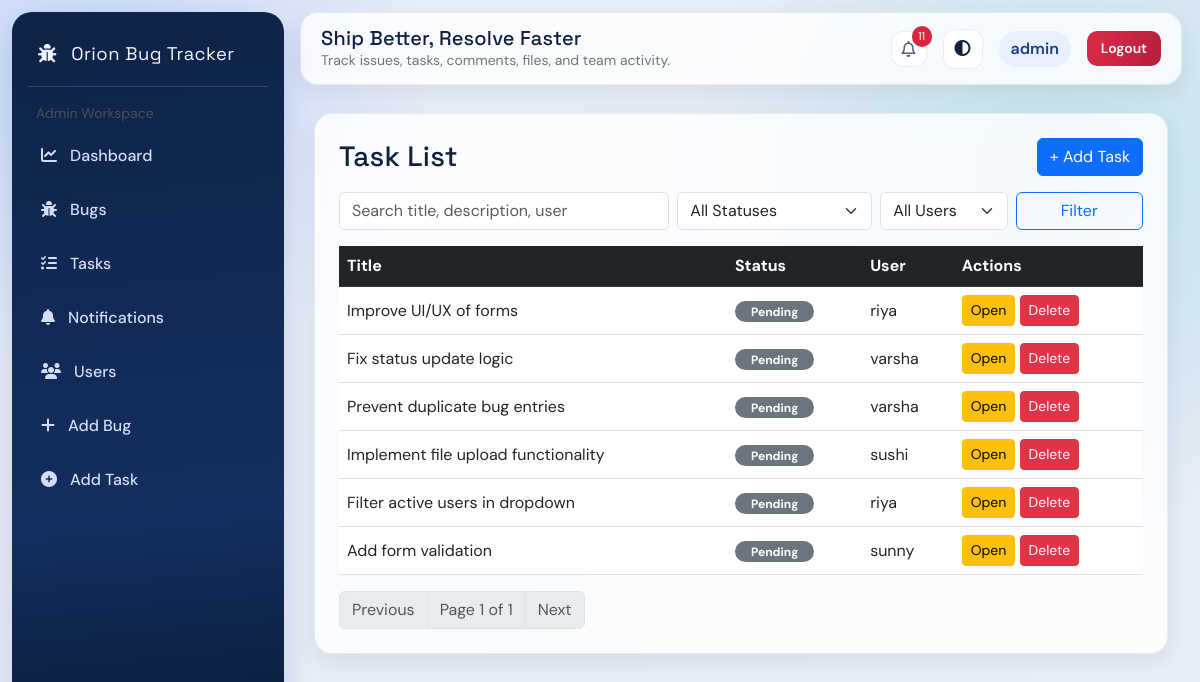
Screenshot of /tasks/ (signed in) with the database file from the repository.
### tracker/models.py (models this page shows, shortened)
class Task(models.Model):
    title = models.CharField(max_length=100)
    description = models.TextField()
    status = models.CharField(max_length=20, choices=TASK_STATUS_CHOICES, default='Pending')
    assigned_to = models.ForeignKey(User, on_delete=models.CASCADE)
    due_date = models.DateField(null=True, blank=True)
    created_at = models.DateTimeField(auto_now_add=True)
    updated_at = models.DateTimeField(auto_now=True)
    is_archived = models.BooleanField(default=False)
    archived_at = models.DateTimeField(null=True, blank=True)
    archived_by = models.ForeignKey(
        User,
        on_delete=models.SET_NULL,
        null=True,
        blank=True,
        related_name='archived_tasks',
    )

### tracker/views.py (the view)
# urls.py: path('tasks/', views.task_list, name='task_list'),
@login_required
def task_list(request):
    if request.user.is_superuser:
        tasks = Task.objects.all()
    else:
        tasks = Task.objects.filter(assigned_to=request.user)
    query = request.GET.get('q', '').strip()
    status = request.GET.get('status', '').strip()
    assigned_to = request.GET.get('assigned_to', '').strip()
    if query:
        tasks = tasks.filter(
            Q(title__icontains=query)
            | Q(description__icontains=query)
            | Q(assigned_to__username__icontains=query)
        )
    if status:
        tasks = tasks.filter(status=status)
    if request.user.is_superuser and assigned_to:
        tasks = tasks.filter(assigned_to_id=assigned_to)
    tasks = tasks.order_by('-updated_at')
    paginator = Paginator(tasks, 8)
    page_obj = paginator.get_page(request.GET.get('page'))
    query_params = request.GET.copy()
    query_params.pop('page', None)
    return render(
        request,
        'task_list.html',
        {
            'tasks': page_obj.object_list,
            'page_obj': page_obj,
            'query': query,
            'status': status,
            'assigned_to': assigned_to,
            'query_params': query_params.urlencode(),
            'status_choices': ['Pending', 'In Progress', 'Done'],
            'users': User.objects.all() if request.user.is_superuser else [request.user],
        },
    )

### tracker/context_processors.py (called while the page is built)
def notification_count(request):
    if request.user.is_authenticated:
        if request.user.is_superuser:
            count = Notification.objects.filter(is_read=False).count()
        else:
            count = Notification.objects.filter(
                recipient=request.user,
                is_read=False
            ).count()
    else:
        count = 0
    return {
        'unread_notifications_count': count,              # ✅ for navbar
        'global_unread_notifications_count': count        # ✅ for admin dashboard
    }

### templates/task_list.html (shortened to what this page needs)
{% extends 'base_app.html' %}
{% block content %}
<div class="modern-panel p-3 p-md-4">
<div class="d-flex justify-content-between align-items-center mb-3">
    <h3 class="mb-0">Task List</h3>
    {% if request.user.is_superuser %}
    <a href="/add-task/" class="btn btn-primary mb-0">+ Add Task</a>
    {% endif %}
</div>
<form method="GET" class="row g-2 mb-3">
    <div class="col-md-5">
        <input type="text" class="form-control" name="q" placeholder="Search title, description, user" value="{{ query }}">
    </div>
    <div class="col-md-3">
        <select class="form-select" name="status">
            <option value="">All Statuses</option>
        </select>
    </div>
    <div class="col-md-2">
        <select class="form-select" name="assigned_to">
            <option value="">All Users</option>
        </select>
    </div>
    <div class="col-md-2 d-grid">
        <button class="btn btn-outline-primary" type="submit">Filter</button>
    </div>
</form>
{% if tasks %}
<table class="table table-hover align-middle mb-0">
    <thead class="table-dark">
        <tr>
            <th>Title</th>
            <th>Status</th>
            <th>User</th>
            <th>Actions</th>
        </tr>
    </thead>
    <tbody>
        {% for task in tasks %}
        <tr>
            <td>{{ task.title }}</td>
            <td>
                {% if task.status == "Done" %}
                    <span class="badge rounded-pill bg-success px-3">Done</span>
                {% elif task.status == "In Progress" %}
                    <span class="badge rounded-pill bg-warning text-dark px-3">In Progress</span>
                {% else %}
                    <span class="badge rounded-pill bg-secondary px-3">Pending</span>
                {% endif %}
            </td>
            <td>{{ task.assigned_to.username }}</td>
            <td>
                <a href="/update-task/{{ task.id }}/" class="btn btn-sm btn-warning">Open</a>
                {% if request.user.is_superuser %}
                <button
                    type="button"
                    class="btn btn-sm btn-danger js-delete-task-btn"
                    data-bs-toggle="modal"
                    data-bs-target="#deleteTaskModal"
                    data-task-id="{{ task.id }}"
                    data-task-title="{{ task.title }}"
                >Delete</button>
                {% endif %}
            </td>
        </tr>
        {% endfor %}
    </tbody>
</table>
<nav class="mt-3" aria-label="Task pagination">
    <ul class="pagination mb-0">
        {% if page_obj.has_previous %}
        <li class="page-item">
            <a class="page-link" href="?{% if query_params %}{{ query_params }}&{% endif %}page={{ page_obj.previous_page_number }}">Previous</a>
        </li>
        {% else %}
        <li class="page-item disabled"><span class="page-link">Previous</span></li>
        {% endif %}
        <li class="page-item disabled"><span class="page-link">Page {{ page_obj.number }} of {{ page_obj.paginator.num_pages }}</span></li>
        {% if page_obj.has_next %}
        <li class="page-item">
            <a class="page-link" href="?{% if query_params %}{{ query_params }}&{% endif %}page={{ page_obj.next_page_number }}">Next</a>
        </li>
        {% else %}
        <li class="page-item disabled"><span class="page-link">Next</span></li>
        {% endif %}
    </ul>
</nav>
{% else %}
<div class="text-center p-5">
    <h5>No Tasks Found 📋</h5>
    <a href="/add-task/" class="btn btn-success mt-2">Create First Task</a>
</div>
{% endif %}
</div>
{% endblock %}

### templates/base_app.html (shortened to what this page needs)
<!DOCTYPE html>
<html>
<head>
    <link href="https://cdn.jsdelivr.net/npm/bootstrap@5.3.0/dist/css/bootstrap.min.css" rel="stylesheet">
    <link rel="stylesheet" href="https://cdnjs.cloudflare.com/ajax/libs/font-awesome/6.5.0/css/all.min.css">
</head>
<body>
<div class="sidebar">
    <div class="brand">
        <i class="fa-solid fa-bug"></i> Orion Bug Tracker
    </div>
    <div class="px-2 pb-2 text-light-emphasis small">
        {% if request.user.is_superuser %}
            Admin Workspace
        {% else %}
            User Workspace
        {% endif %}
    </div>
    {% if request.user.is_superuser %}
    <a href="/admin-dashboard/"><i class="fas fa-chart-line"></i> Dashboard</a>
    {% else %}
    <a href="/dashboard/"><i class="fas fa-chart-line"></i> Dashboard</a>
    {% endif %}
    <a href="/bugs/"><i class="fas fa-bug"></i> Bugs</a>
    <a href="/tasks/"><i class="fas fa-tasks"></i> Tasks</a>
    <a href="/notifications/"><i class="fas fa-bell"></i> Notifications</a>
    {% if request.user.is_superuser %}
        <a href="/users/"><i class="fas fa-users"></i> Users</a>
        <a href="/add-bug/"><i class="fas fa-plus"></i> Add Bug</a>
        <a href="/add-task/"><i class="fas fa-plus-circle"></i> Add Task</a>
    {% endif %}
</div>
<div class="topbar d-flex justify-content-between align-items-center modern-panel">
    <div>
        <h5 class="mb-0">Ship Better, Resolve Faster</h5>
        <div class="small text-secondary">Track issues, tasks, comments, files, and team activity.</div>
    </div>
    <div class="d-flex align-items-center gap-3">
        {% if request.user.is_superuser %}
        <div class="dropdown">
            <button
                type="button"
                class="icon-badge dropdown-toggle"
                data-bs-toggle="dropdown"
                aria-expanded="false"
                title="Notifications"
            >
                <i class="fa-regular fa-bell"></i>
                {% if global_unread_notifications_count > 0 %}
                    <span class="notification-dot">
                       {{ global_unread_notifications_count }}
                    </span>
                {% endif %}
            </button>
        </div>
        {% endif %}
        <button type="button" class="theme-toggle" id="themeToggle" title="Toggle theme" aria-label="Toggle theme">
            <i class="fa-solid fa-circle-half-stroke"></i>
        </button>
        <span class="avatar-pill">{{ request.user.username }}</span>
        <a href="/logout/" class="btn btn-danger btn-sm logout-btn">Logout</a>
    </div>
</div>
<div class="content">
    {% block content %}{% endblock %}
</div>
</body>
</html>

### templates/base_app.html (style rules this page uses)
:root { --bg: #e6ecf7; --bg-grad-1: rgba(11, 95, 255, 0.16); --bg-grad-2: rgba(0, 166, 166, 0.16); --surface: rgba(255, 255, 255, 0.8); --surface-solid: #ffffff; --ink: #10203d; --muted: #4f5e7c; --brand: #0b5fff; --brand-2: #00a6a6; --danger: #d7263d; --line: rgba(16, 32, 61, 0.08); --shadow: 0 14px 30px rgba(13, 40, 95, 0.14); }
body { margin: 0; min-height: 100vh; background: radial-gradient(circle at 8% 8%, var(--bg-grad-1), transparent 25%), radial-gradient(circle at 88% 22%, var(--bg-grad-2), transparent 30%), linear-gradient(160deg, color-mix(in srgb, var(--bg) 92%, white 8%) 0%, var(--bg) 55%, color-mix(in srgb, var(--bg) 90%, white 10%) 100%); font-family: 'DM Sans', sans-serif; color: var(--ink); transition: background 0.25s ease, color 0.25s ease; }
.sidebar { width: 272px; height: calc(100vh - 24px); position: fixed; top: 12px; left: 12px; background: linear-gradient(175deg, #0f2347 0%, #142e5f 65%, #0a1730 100%); color: #eef4ff; padding: 22px 16px; border-radius: 20px; box-shadow: var(--shadow); z-index: 1020; }
.brand { font-family: 'Space Grotesk', sans-serif; font-size: 1.15rem; letter-spacing: 0.5px; padding: 6px 10px 18px; border-bottom: 1px solid rgba(255, 255, 255, 0.16); margin-bottom: 16px; }
.sidebar a { display: block; color: #d3ddf7; padding: 11px 12px; border-radius: 10px; text-decoration: none; transition: 0.25s; margin-bottom: 6px; border: 1px solid transparent; font-weight: 500; }
.sidebar i { margin-right: 9px; }
.topbar { margin-left: 300px; margin-right: 18px; margin-top: 12px; background: var(--surface); border: 1px solid var(--line); padding: 13px 20px; border-radius: 16px; backdrop-filter: blur(8px); box-shadow: 0 8px 20px rgba(22, 40, 75, 0.08); }
.content { margin-left: 300px; margin-right: 18px; margin-top: 14px; margin-bottom: 18px; padding: 14px; }
.modern-panel { background: var(--surface); border: 1px solid var(--line); border-radius: 18px; box-shadow: 0 8px 22px rgba(20, 42, 80, 0.08); backdrop-filter: blur(8px); }
.theme-toggle { width: 40px; height: 40px; border-radius: 12px; border: 1px solid var(--line); background: var(--surface-solid); color: var(--ink); }
.avatar-pill { background: #e8f0ff; color: #1b3f7f; border-radius: 999px; padding: 6px 12px; font-weight: 600; }
.icon-badge { width: 36px; height: 36px; border-radius: 12px; display: inline-flex; align-items: center; justify-content: center; position: relative; border: 1px solid var(--line); color: var(--muted); text-decoration: none; background: var(--surface-solid); }
.icon-badge.dropdown-toggle::after { display: none; }
.notification-dot { position: absolute; top: -6px; right: -6px; font-size: 0.72rem; min-width: 20px; padding: 2px 6px; border-radius: 999px; background: var(--danger); color: #fff; }
.logout-btn { border-radius: 10px; background: linear-gradient(100deg, #db2a49 0%, #b61f3a 100%); border: 0; padding: 7px 14px; font-weight: 600; }
h2, h3, h4, h5 { font-family: 'Space Grotesk', sans-serif; letter-spacing: 0.2px; }

### rows the page displays
Task: title "Improve UI/UX of forms", status "Pending", assigned_to.username "riya"
Task: title "Fix status update logic", status "Pending", assigned_to.username "varsha"
Task: title "Prevent duplicate bug entries", status "Pending", assigned_to.username "varsha"
Task: title "Implement file upload functionality", status "Pending", assigned_to.username "sushi"
Task: title "Filter active users in dropdown", status "Pending", assigned_to.username "riya"
Task: title "Add form validation", status "Pending", assigned_to.username "sunny"

### other values shown
{{ global_unread_notifications_count }} "11"
{{ request.user.username }} "admin"
{{ page_obj.number }} "1"
{{ page_obj.paginator.num_pages }} "1"
